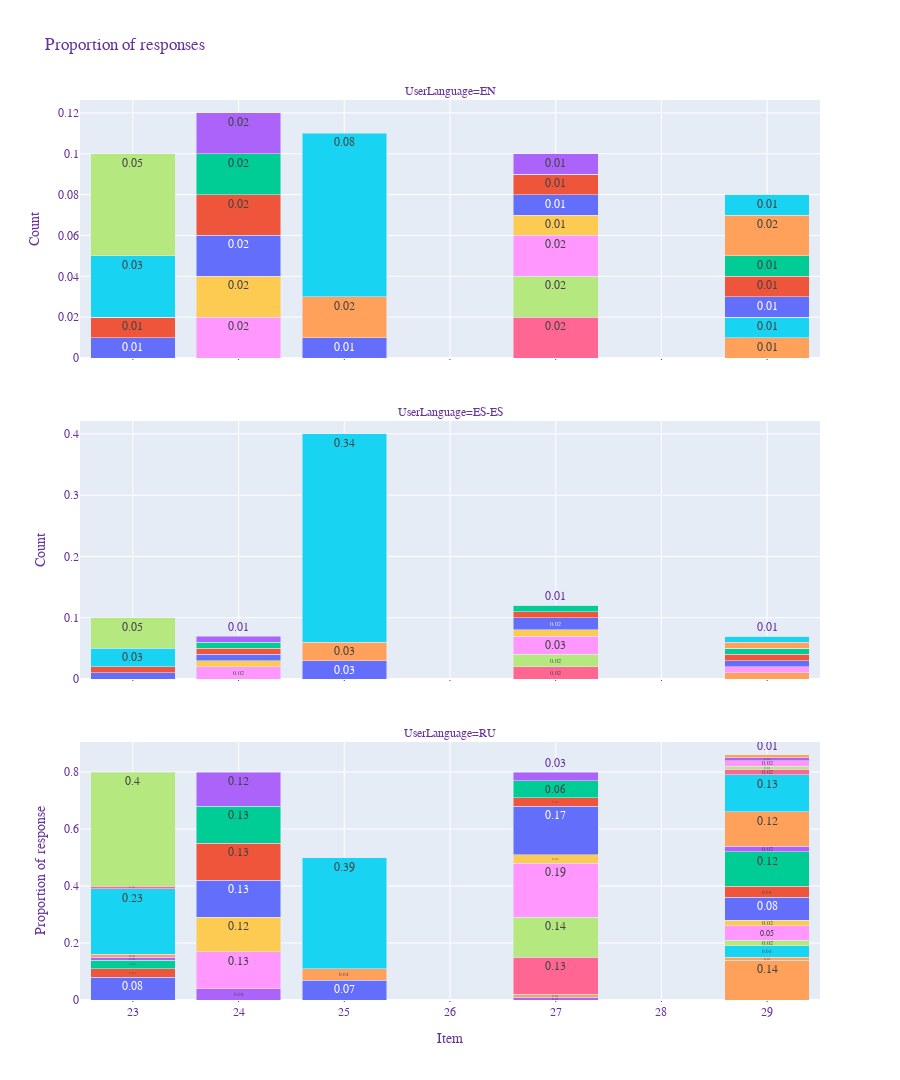

The code cell stored with this chart in its notebook:
### Markdown cell above
### proportionalised faceted by language group

### Code cell
fig = px.bar(xf, x="Group", color="Option",
             y='Count',
             title="A Grouped Bar Chart With Plotly Express in Python",
             barmode='group',
             height=1080,
             text_auto=True,
             facet_col='UserLanguage',
             facet_col_wrap=1
            )
fig.update_layout(
    title="Proportion of responses",
    xaxis_title="Item",
    yaxis_title="Proportion of response",
    legend_title="Options",
    font=dict(
        family="Courier New, monospace",
        size=12,
        color="RebeccaPurple"
    ),
barmode="stack",
)

fig.update_traces(showlegend=False)
fig.update_traces(marker_showscale=False)

fig.update_xaxes(
    showgrid=True,
    ticks="outside",
    tickson="boundaries",
    ticklen=1,
    tickmode='linear'
)

# this line unmatches the y axis 
fig.update_yaxes(matches=None)


fig.show()
